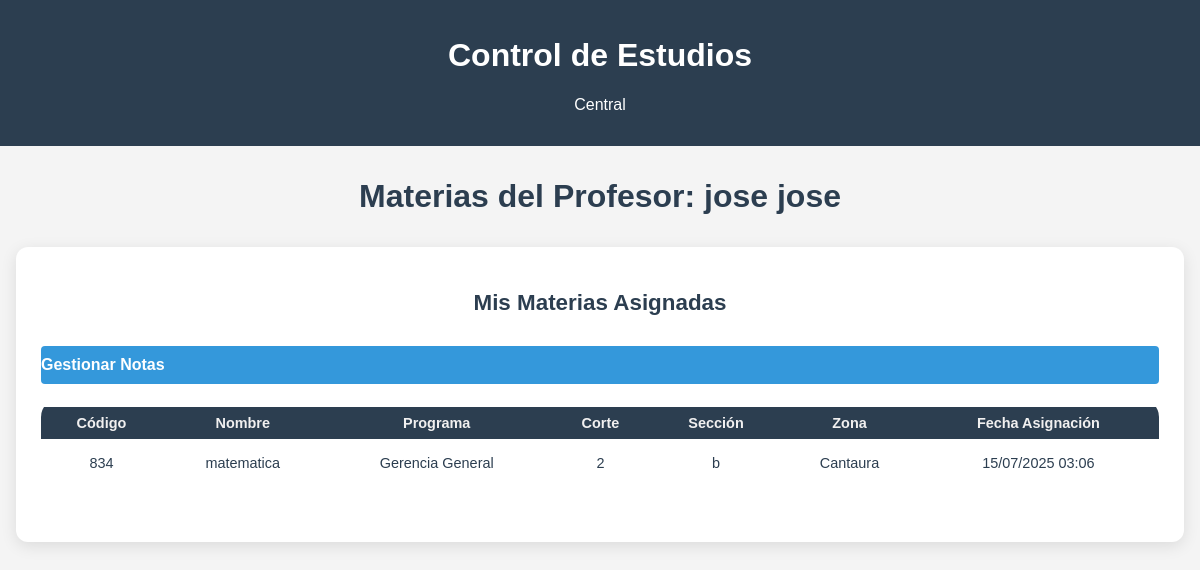
Before: /profesores/profesores/27275746/materias with the older database file.
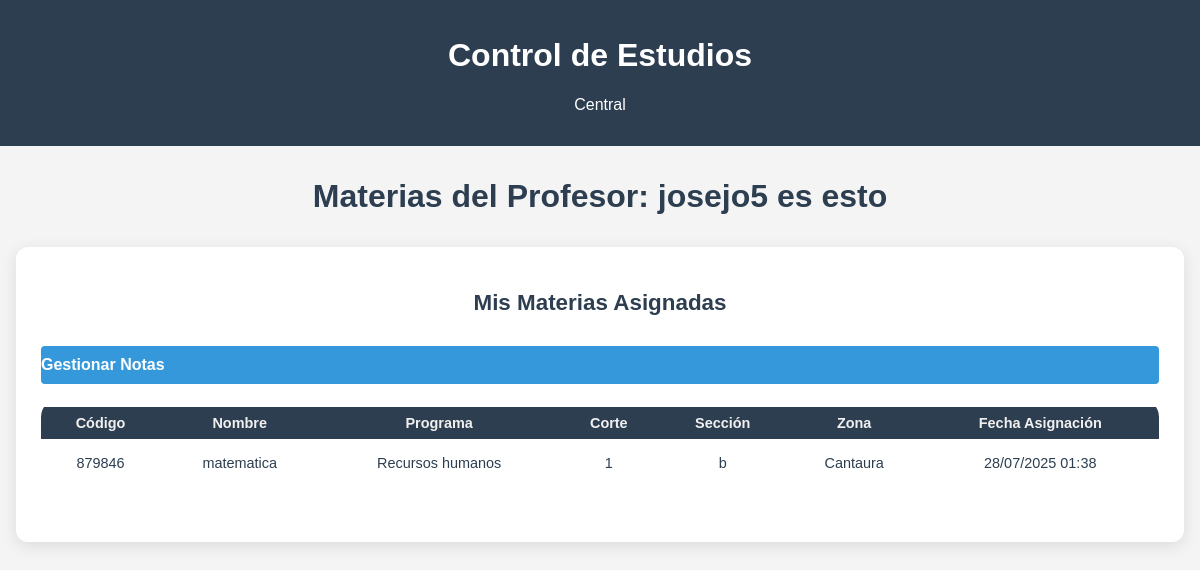
After: the same page with the newer database file.
### modulos/central/models.py (models this page shows, shortened)
class Persona(db.Model):
    __tablename__ = 'personas'
    cedula = db.Column(db.String(20), primary_key=True, unique=True)
    nombre = db.Column(db.String(100), nullable=False)
    apellido = db.Column(db.String(100), nullable=False)
    numero_telefono = db.Column(db.Integer)
    correo_electronico = db.Column(db.String(100), unique=True, nullable=False)
    usuario = db.Column(db.String(50), unique=True, nullable=False)
    contrasenia = db.Column(db.String(100), nullable=False)
    rol = db.Column(db.String(20), nullable=False)
    __mapper_args__ = {
        'polymorphic_identity': 'persona',
        'polymorphic_on': rol
    }

### modulos/control_academico/models.py (models this page shows, shortened)
class AsignacionMateria(db.Model):
    __tablename__ = 'asignaciones_materias'
    id = db.Column(db.Integer, primary_key=True)
    profesor_id = db.Column(db.String(20), db.ForeignKey('profesores.cedula'), nullable=False)
    materia_codigo = db.Column(db.Integer, db.ForeignKey('materias.codigo'), nullable=False)
    corte_id = db.Column(db.Integer, db.ForeignKey('cortes.id'), nullable=False)
    fecha_asignacion = db.Column(db.DateTime, default=datetime.utcnow, nullable=False)
    profesor = db.relationship('Profesor', back_populates='asignaciones')
    materia = db.relationship('Materia', back_populates='asignaciones')
    corte = db.relationship('Corte', back_populates='asignaciones')
    __table_args__ = (
        db.UniqueConstraint('materia_codigo', 'corte_id', name='uq_materia_corte'),
    )

class Materia(db.Model):
    __tablename__ ='materias'
    codigo = db.Column(db.Integer, primary_key=True, unique=True)
    nombre = db.Column(db.String(100), nullable=False)
    programa_id = db.Column(db.Integer, db.ForeignKey('programas.id'), nullable=False)
    programa = db.relationship('Programa', back_populates='materias')
    asignaciones = db.relationship('AsignacionMateria', back_populates='materia')
    notas = db.relationship('Nota', back_populates='materia')

class Programa(db.Model):
    __tablename__ = 'programas'
    id = db.Column(db.Integer, primary_key=True)
    nombre = db.Column(db.String(100), nullable=False)
    carrera_id = db.Column(db.Integer, db.ForeignKey('carreras.id'), nullable=False)
    carrera = db.relationship('Carrera', back_populates='programas')
    materias = db.relationship('Materia', back_populates='programa')
    cortes = db.relationship('Corte', back_populates='programa')

class Corte(db.Model):
    __tablename__ = 'cortes'
    id = db.Column(db.Integer, primary_key=True)
    programa_id = db.Column(db.Integer, db.ForeignKey('programas.id'), nullable=False)
    seccion = db.Column(db.String(20), nullable=False)
    zona = db.Column(db.String(50), nullable=False)
    fecha_inicio = db.Column(db.Date, nullable=False)
    fecha_fin = db.Column(db.Date, nullable=False)
    programa = db.relationship('Programa', back_populates='cortes')
    inscripciones = db.relationship('Inscripcion', back_populates='corte')
    asignaciones = db.relationship('AsignacionMateria', back_populates='corte')

### modulos/profesores/routes.py (the view)
@bp.route('/profesores/<cedula>/materias')
def materias_profesor(cedula):
    profesor = Profesor.query.get_or_404(cedula)
    asignaciones = AsignacionMateria.query.filter_by(profesor_id=cedula).all()
    materias = Materia.query.all()
    cortes = Corte.query.all()
    return render_template('profesores/materias.html',
                         profesor=profesor,
                         asignaciones=asignaciones,
                         materias=materias,
                         cortes=cortes)

### modulos/profesores/templates/profesores/materias.html (shortened to what this page needs)
{% extends "central/base.html" %}
{% block content %}
<div class="welcome-container">
    <h1 class="titulo-estudiantes">Materias del Profesor: {{ profesor.nombre }} {{ profesor.apellido }}</h1>
    <div class="tabla-estudiantes-contenedor">
        <h2>Mis Materias Asignadas</h2>
        {% if asignaciones %}
            <a href="{{ url_for('profesores.notas_profesor', cedula=profesor.cedula) }}" class="btn-form-estudiante" style="margin-bottom: 15px; display: inline-block;">Gestionar Notas</a>
            <table class="tabla-estudiantes">
                <thead>
                    <tr>
                        <th>Código</th>
                        <th>Nombre</th>
                        <th>Programa</th>
                        <th>Corte</th>
                        <th>Sección</th>
                        <th>Zona</th>
                        <th>Fecha Asignación</th>
                    </tr>
                </thead>
                <tbody>
                    {% for asignacion in asignaciones %}
                    <tr>
                        <td>{{ asignacion.materia.codigo }}</td>
                        <td>{{ asignacion.materia.nombre }}</td>
                        <td>{{ asignacion.materia.programa.nombre }}</td>
                        <td>{{ asignacion.corte.id }}</td>
                        <td>{{ asignacion.corte.seccion }}</td>
                        <td>{{ asignacion.corte.zona }}</td>
                        <td>{{ asignacion.fecha_asignacion.strftime('%d/%m/%Y %H:%M') }}</td>
                    </tr>
                    {% endfor %}
                </tbody>
            </table>
        {% else %}
            <p>No hay materias asignadas actualmente.</p>
        {% endif %}
    </div>
</div>
{% endblock %}

### modulos/central/templates/central/base.html (shortened to what this page needs)
<!DOCTYPE html>
<html>
<head>
    <link rel="stylesheet" href="{{ url_for('static', filename='css/style.css') }}">
</head>
<body>
    <header>
        <h1>Control de Estudios</h1>
        <nav>
            <ul>
                {% if session.get('rol') == 'administrador' %}
                    <li><a href="{{ url_for('estudiantes.index') }}">Estudiantes</a></li>
                    <li><a href="{{ url_for('profesores.index') }}">Profesores</a></li>
                    <li><a href="{{ url_for('control_academico.index') }}">Control Académico</a></li>
                    <li><a href="{{ url_for('central.index') }}">Central</a></li>
                {% elif session.get('rol') == 'profesor' %}
                    <li><a href="{{ url_for('profesores.materias_profesor', cedula=session.get('cedula')) }}">Profesor</a></li>
                    <li><a href="{{ url_for('central.index') }}">Central</a></li>
                {% elif session.get('rol') == 'estudiante' %}
                    <li><a href="{{ url_for('estudiantes.inscripciones', cedula=session.get('cedula')) }}">Estudiante</a></li>
                    <li><a href="{{ url_for('central.index') }}">Central</a></li>
                {% else %}
                    <li><a href="{{ url_for('central.index') }}">Central</a></li>
                {% endif %}
            </ul>
        </nav>
    </header>
    <main>
        {% block content %}{% endblock %}
    </main>
</body>
</html>

### modulos/static/css/style.css (style rules this page uses)
body { font-family: Arial, sans-serif; margin: 0; padding: 0; background-color: #f4f4f4; }
header { background-color: #2c3e50; color: white; padding: 1rem; text-align: center; }
nav ul { list-style: none; padding: 0; display: flex; justify-content: center; gap: 2rem; }
nav a { color: white; text-decoration: none; padding: 0.5rem 1rem; border-radius: 4px; transition: background-color 0.3s; }
.welcome-container { max-width: 1200px; margin: 2rem auto; padding: 0 1rem; }
.welcome-container h1 { text-align: center; color: #2c3e50; margin-bottom: 2rem; }
.titulo-estudiantes { text-align: center; margin-top: 20px; color: #2c3e50; }
a { text-decoration: none ; }
.tabla-estudiantes-contenedor { overflow-x: auto; margin: 0 auto; max-width: 2000px; }
.tabla-estudiantes { width: 100%; max-width: 1500; margin: 0 auto 30px auto; border-collapse: separate; border-spacing: 0 8px; border-radius: 18px; margin-bottom: 30px; background: #fff; overflow: hidden; }
.tabla-estudiantes th, .tabla-estudiantes td { padding: 8px 12px; text-align: center; }
.tabla-estudiantes, .tabla-estudiantes th, .tabla-estudiantes td { font-family: Arial, sans-serif; font-size: 0.95em; color: #2c3e50; }
.tabla-estudiantes th { background-color: #2c3e50; color: #f1f0f0; }
.btn-form-estudiante { width: 100%; padding: 10px 0; background-color: #3498db; color: white; border: none; border-radius: 4px; font-weight: bold; cursor: pointer; transition: background 0.2s; margin-top: 10px; }
.tabla-estudiantes-contenedor { background: white; border-radius: 12px; padding: 25px; box-shadow: 0 4px 16px rgba(0,0,0,0.1); margin-bottom: 30px; }
.tabla-estudiantes-contenedor h2 { color: #2c3e50; margin-bottom: 20px; text-align: center; font-size: 1.4em; }
.tabla-estudiantes-contenedor, .form-container-academico, .stat-card { animation: fadeIn 0.6s ease-out; }

Changed rows visible on the page:
removed AsignacionMateria: materia.codigo "834", materia.nombre "matematica", materia.programa.nombre "Gerencia General", corte.id "2", corte.seccion "b", corte.zona "Cantaura", fecha_asignacion "15/07/2025 03:06"
changed Persona: nombre "jose" → "josejo5"; apellido "jose" → "es esto"
now on this page (row edited): AsignacionMateria: materia.codigo "879846", materia.nombre "matematica", materia.programa.nombre "Recursos humanos", corte.id "1", corte.seccion "b", corte.zona "Cantaura", fecha_asignacion "28/07/2025 01:38"
